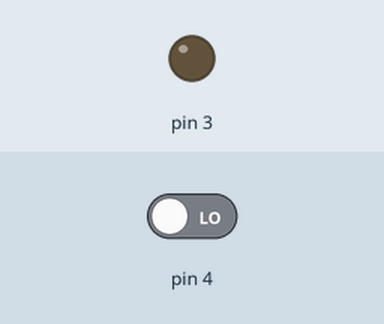
The sketch below on a simulated Arduino Uno, built with avr-gcc and run on an emulated ATmega328P. On the bench: output pins drawn as LEDs (lit = HIGH). The test bench sets the inputs (shaded band); at power-on: pin 4 LOW.

Above: at 1.2 s.
1.3 s: pin 4 driven HIGH
At 1.6 s:
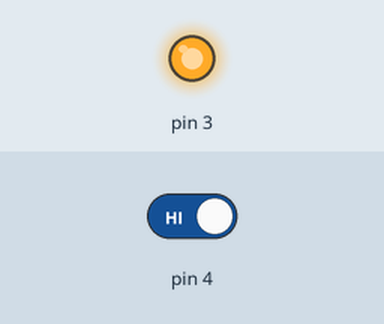
Timing chart, 0 to 4.3 s (numbered marks = the images above; inputs shaded):
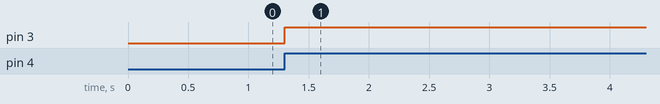

Measured:
- after the input at 1.3 s, pin 3: LOW → HIGH at once

The sketch:

sensor_pir.ino
```cpp
// C++ code
//
void setup()
{
  pinMode(3, OUTPUT);
  pinMode(4, INPUT);
}

void loop()
{
  if(digitalRead(4)==HIGH){
    digitalWrite(3, HIGH);
    delay(10000);
  }else{
    digitalWrite(3, LOW);
  }
}
```
